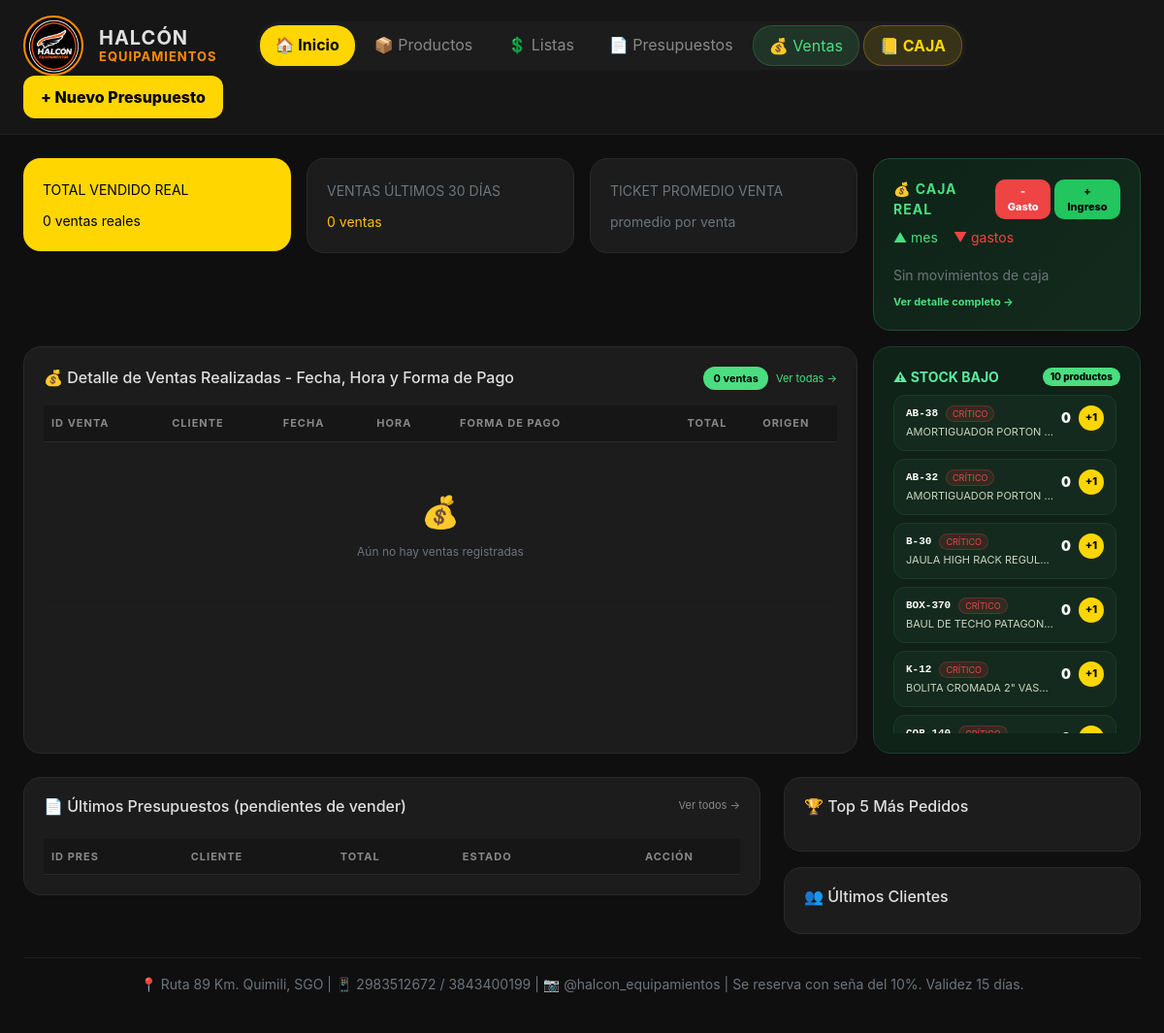
Screenshot of / (signed in) with the database file from the repository.
### equipamientos/models.py (models this page shows, shortened)
class Producto(models.Model):
    codigo = models.CharField(max_length=50, unique=True, verbose_name="Código interno")
    barcode = models.CharField(max_length=100, blank=True, null=True, unique=True, verbose_name="Código de Barras")
    nombre = models.CharField(max_length=250)
    categoria = models.CharField(max_length=50, default="OTRO")
    precio = models.DecimalField(max_digits=12, decimal_places=2)
    stock = models.IntegerField(default=0)
    fecha_ultimo_cambio_precio = models.DateTimeField(null=True, blank=True, verbose_name="Último cambio precio")
    fecha_ultimo_cambio_stock = models.DateTimeField(null=True, blank=True, verbose_name="Último cambio stock")
    fecha_creacion = models.DateTimeField(auto_now_add=True, null=True)
    fecha_modificacion = models.DateTimeField(auto_now=True, null=True, db_index=True)
    modificado_por = models.CharField(max_length=100, blank=True, null=True)

### equipamientos/views.py (the view)
# urls.py: path('', views.dashboard, name='dashboard'),
@login_required
def dashboard(request):
    hoy = timezone.now()
    hace_30 = hoy - timedelta(days=30)
    ventas_qs = Venta.objects.select_related('cliente').order_by('-fecha_venta')
    ventas_recientes = ventas_qs[:15]
    presupuestos = Presupuesto.objects.select_related('cliente').order_by('-creado')[:10]
    total_acum = ventas_qs.aggregate(Sum('total'))['total__sum'] or 0
    total_mes = ventas_qs.filter(fecha_venta__gte=hace_30).aggregate(Sum('total'))['total__sum'] or 0
    count_mes = ventas_qs.filter(fecha_venta__gte=hace_30).count()
    count_total = ventas_qs.count()
    if count_total == 0:
        total_acum = Presupuesto.objects.aggregate(Sum('total'))['total__sum'] or 0
        total_mes = Presupuesto.objects.filter(creado__gte=hace_30).aggregate(Sum('total'))['total__sum'] or 0
        count_mes = Presupuesto.objects.filter(creado__gte=hace_30).count()
        count_total = Presupuesto.objects.count()
    ticket_prom = total_acum / count_total if count_total else 0
    top_productos = ItemPresupuesto.objects.values('producto__codigo','producto__nombre').annotate(veces=Count('id')).order_by('-veces')[:5]
    try:
        stock_bajo = Producto.objects.filter(stock__lte=3).order_by('stock')[:10]
    except Exception:
        stock_bajo = Producto.objects.filter(stock__lte=3).values('id','codigo','nombre','stock').order_by('stock')[:10]
    clientes_nuevos = Cliente.objects.order_by('-creado')[:5]
    categorias = Producto.objects.values_list('categoria', flat=True).distinct().order_by('categoria')
    ingresos_mes = MovimientoCaja.objects.filter(tipo='INGRESO', fecha__gte=hace_30).aggregate(Sum('monto'))['monto__sum'] or 0
    egresos_mes = MovimientoCaja.objects.filter(tipo='EGRESO', fecha__gte=hace_30).aggregate(Sum('monto'))['monto__sum'] or 0
    total_ingresos = MovimientoCaja.objects.filter(tipo='INGRESO').aggregate(Sum('monto'))['monto__sum'] or 0
    total_egresos = MovimientoCaja.objects.filter(tipo='EGRESO').aggregate(Sum('monto'))['monto__sum'] or 0
    saldo_caja = total_ingresos - total_egresos
    movimientos_caja = MovimientoCaja.objects.order_by('-fecha')[:10]
    return render(request, 'dashboard.html', {
        'total_acum': total_acum, 'total_mes': total_mes, 'count_mes': count_mes,
        'count_total': count_total, 'ticket_prom': ticket_prom,
        'presupuestos': presupuestos, 'ventas_recientes': ventas_recientes,
        'top_productos': top_productos, 'stock_bajo': stock_bajo,
        'clientes_nuevos': clientes_nuevos, 'categorias': categorias, 'datos': DATOS_EMPRESA,
        'ingresos_mes': ingresos_mes, 'egresos_mes': egresos_mes,
        'saldo_caja': saldo_caja, 'movimientos_caja': movimientos_caja
    })

### equipamientos/templatetags/formato.py (called while the page is built)
@register.filter
def ars(value):
    try:
        v = float(value or 0)
        if v == 0:
            return ""
        s = f"{v:,.2f}"  # 21,521.50
        s = s.replace(",", "X").replace(".", ",").replace("X", ".")  # 21.521,50
        return f"$ {s}"
    except:
        return ""

### equipamientos/templates/dashboard.html (shortened to what this page needs)
<!DOCTYPE html><html lang="es"><head><meta charset="UTF-8"><title>HALCON - Inicio</title>
<link href="https://cdn.jsdelivr.net/npm/bootstrap@5.3.3/dist/css/bootstrap.min.css" rel="stylesheet">
{% load formato %}
</head><body>
<nav class="navbar px-4 py-3 d-flex justify-content-between align-items-center">
<div class="d-flex align-items-center gap-3">
<img src="/static/logo_halcon_circular.png" style="width:62px;height:62px;border-radius:50%;border:2px solid #ff8c00;object-fit:cover">
<div style="line-height:1"><b style="font-size:20px;letter-spacing:1px">HALCÓN</b><br><span style="font-size:13px;color:#ff8c00;font-weight:700;letter-spacing:1px">EQUIPAMIENTOS</span></div>
<div class="ms-4 d-flex gap-1 p-1" style="background:#1c1c1c;border-radius:30px">
<a href="/" class="tab-active">🏠 Inicio</a>
<a href="/productos/" class="tab">📦 Productos</a>
<a href="/listas/" class="tab">💲 Listas</a>
<a href="/presupuestos/" class="tab">📄 Presupuestos</a>
<a href="/ventas/" class="tab" style="background:#4ade8020;color:#4ade80;border:1px solid #4ade8030">💰 Ventas</a>
<a href="/caja/" class="tab" style="background:#FFD60020;color:#FFD600;border:1px solid #FFD60040;font-weight:700">📒 CAJA</a>
</div></div><a href="/presupuestos/" class="btn-yellow text-decoration-none">+ Nuevo Presupuesto</a>
</nav>
<div class="container-fluid p-4">
<div class="row g-3 mb-3">
<div class="col-md-3"><div class="kpi-yellow"><small>TOTAL VENDIDO REAL</small><h2 class="mt-2 fw-bold">{{total_acum|ars}}</h2><small>{{count_total}} ventas reales</small></div></div>
<div class="col-md-3"><div class="card-dark"><small class="text-secondary">VENTAS ÚLTIMOS 30 DÍAS</small><h2 class="mt-2">{{total_mes|ars}}</h2><small class="text-warning">{{count_mes}} ventas</small></div></div>
<div class="col-md-3"><div class="card-dark"><small class="text-secondary">TICKET PROMEDIO VENTA</small><h2 class="mt-2">{{ticket_prom|ars}}</h2><small class="text-secondary">promedio por venta</small></div></div>
<div class="col-md-3">
  <div class="caja-card">
    <div class="d-flex justify-content-between align-items-center">
      <small class="fw-bold" style="letter-spacing:1px;color:#4ade80">💰 CAJA REAL</small>
      <div class="d-flex gap-1">
        <button onclick="abrirModalCaja('EGRESO')" class="btn-caja-gasto">- Gasto</button>
        <button onclick="abrirModalCaja('INGRESO')" class="btn-caja-ingreso">+ Ingreso</button>
      </div>
    </div>
    <div class="d-flex gap-3 mt-1">
      <small style="color:#4ade80">▲ {{ingresos_mes|ars}} mes</small>
      <small style="color:#ef4444">▼ {{egresos_mes|ars}} gastos</small>
    </div>
    <div class="mt-3" style="max-height:110px;overflow:auto">
      {% for m in movimientos_caja %}
      <div class="mov-item">
        <span style="color:#9ca3af;white-space:nowrap;overflow:hidden;text-overflow:ellipsis;max-width:150px">{{m.fecha|date:"d/m H:i"}} - {{m.concepto|truncatechars:22}}</span>
        <b style="color:{% if m.tipo == 'INGRESO' %}#4ade80{% else %}#ef4444{% endif %}">{% if m.tipo == 'EGRESO' %}-{% else %}+{% endif %}{{m.monto|ars}}</b>
      </div>
      {% empty %}
      <small class="text-secondary">Sin movimientos de caja</small>
      {% endfor %}
    </div>
    <a href="/caja/" style="font-size:11px;color:#4ade80;text-decoration:none;font-weight:700" class="mt-2 d-block">Ver detalle completo →</a>
  </div>
</div>
</div>
<div class="row g-3 mb-4">
  <div class="col-md-9">
    <div class="card-dark" style="height:420px;display:flex;flex-direction:column">
      <div class="d-flex justify-content-between align-items-center mb-3">
        <h6 class="mb-0">💰 Detalle de Ventas Realizadas - Fecha, Hora y Forma de Pago</h6>
        <div class="d-flex gap-2 align-items-center">
          <span class="pill" style="background:#4ade80;color:#000;font-weight:700;font-size:11px">{{count_total}} ventas</span>
          <a href="/ventas/" style="font-size:11px;color:#4ade80;text-decoration:none">Ver todas →</a>
        </div>
      </div>
      <div style="flex:1;overflow:auto">
        <table class="table table-dark table-detalle mb-0" style="--bs-table-bg:transparent">
          <thead><tr><th>ID VENTA</th><th>CLIENTE</th><th>FECHA</th><th>HORA</th><th>FORMA DE PAGO</th><th class="text-end">TOTAL</th><th class="text-center">ORIGEN</th></tr></thead>
          <tbody>
            {% for v in ventas_recientes %}
            <tr>
              <td><b style="font-family:monospace;color:#4ade80">{{v.codigo}}</b></td>
              <td><div style="font-weight:600;color:#fff">{{v.cliente.nombre|truncatechars:18}}</div><small style="font-size:10px;color:#666">{{v.vehiculo|default:""}}</small></td>
              <td><span style="color:#fff">{{v.fecha_venta|date:"d/m/Y"}}</span><br><small style="font-size:10px;color:#666">{{v.fecha_venta|date:"l"}}</small></td>
              <td><span style="background:#2a2a2a;padding:3px 8px;border-radius:10px;font-size:11px;font-family:monospace">{{v.fecha_venta|date:"H:i"}} hs</span></td>
              <td>
                {% if v.forma_pago == 'EFECTIVO' %}<span class="badge-pago pago-efectivo">💵 Efectivo</span>
                {% elif v.forma_pago == 'TRANSFERENCIA' %}<span class="badge-pago pago-transferencia">🏦 Transferencia</span>
                {% elif v.forma_pago == 'TARJETA' %}<span class="badge-pago pago-tarjeta">💳 Tarjeta</span>
                {% elif v.forma_pago == 'CUENTA_CORRIENTE' %}<span class="badge-pago pago-cuenta">📒 Cta.Cte</span>
                {% else %}<span class="badge-pago" style="background:#2a2a2a;color:#888">{{v.forma_pago}}</span>{% endif %}
              </td>
              <td class="text-end"><b style="color:#fff">{{v.total|ars}}</b></td>
              <td class="text-center"><small style="color:#666;font-family:monospace">{{v.presupuesto.codigo|default:"Directa"}}</small></td>
            </tr>
            {% empty %}
            <tr><td colspan="7" class="text-center py-5"><div style="font-size:32px">💰</div><div class="text-secondary mt-2">Aún no hay ventas registradas</div></td></tr>
            {% endfor %}
          </tbody>
        </table>
      </div>
    </div>
  </div>
  <div class="col-md-3">
    <div class="kpi-green" style="height:420px;display:flex;flex-direction:column">
      <div class="d-flex justify-content-between align-items-center mb-2">
        <small class="fw-bold">⚠ STOCK BAJO</small>
        <span style="background:#4ade80;color:#000;border-radius:10px;padding:2px 8px;font-size:10px;font-weight:800">{{stock_bajo|length}} productos</span>
      </div>
      <div style="flex:1;overflow:auto;padding-right:4px">
        {% for p in stock_bajo %}
        <div class="stock-item">
          <div class="d-flex justify-content-between align-items-start">
            <div style="flex:1;min-width:0">
              <div class="d-flex align-items-center gap-2"><b style="font-size:11px;color:#fff;font-family:monospace">{{p.codigo}}</b><span style="background:#ef444420;color:#ef4444;border:1px solid #ef444440;border-radius:10px;padding:1px 6px;font-size:9px">CRÍTICO</span></div>
              <div style="font-size:11px;color:#cbd5c0;white-space:nowrap;overflow:hidden;text-overflow:ellipsis;margin-top:2px">{{p.nombre}}</div>
            </div>
            <div class="d-flex align-items-center gap-2 ms-2">
              <div class="text-end"><div style="font-weight:900;font-size:14px;color:#fff;line-height:1">{{p.stock}}</div></div>
              <button onclick="sumarStock({{p.id}},1)" style="width:26px;height:26px;border-radius:50%;background:#FFD600;color:#000;border:none;font-size:11px;font-weight:800">+1</button>
            </div>
          </div>
        </div>
        {% endfor %}
      </div>
    </div>
  </div>
</div>
<div class="row g-4">
  <div class="col-md-8">
    <div class="card-dark">
      <div class="d-flex justify-content-between"><h6>📄 Últimos Presupuestos (pendientes de vender)</h6><a href="/presupuestos/" style="font-size:11px;color:#888;text-decoration:none">Ver todos →</a></div>
      <table class="table table-dark table-detalle mt-3 mb-0" style="--bs-table-bg:transparent">
        <thead><tr><th>ID PRES</th><th>CLIENTE</th><th>TOTAL</th><th>ESTADO</th><th class="text-center">ACCIÓN</th></tr></thead>
      </table>
    </div>
  </div>
  <div class="col-md-4">
    <div class="card-dark"><h6>🏆 Top 5 Más Pedidos</h6></div>
    <div class="card-dark mt-3"><h6>👥 Últimos Clientes</h6></div>
  </div>
</div>
<div class="mt-4 p-3 text-center small text-secondary" style="border-top:1px solid #222">📍 {{datos.direccion}} | 📱 {{datos.whatsapp}} | 📷 @{{datos.instagram}} | {{datos.condiciones}}</div>
</div>
</body></html>

### equipamientos/templates/dashboard.html (style rules this page uses)
body { background:#0f0f0f;color:#e0e0e0;font-family:Inter }
.navbar { background:#161616;border-bottom:1px solid #222 }
.card-dark { background:#1c1c1c;border:1px solid #2a2a2a;border-radius:18px;padding:20px }
.kpi-yellow { background:#FFD600;color:#000;border-radius:18px;padding:20px }
.kpi-green { background:#0f2318;color:#5ee9a0;border-radius:18px;padding:20px;border:1px solid #1a3d32 }
.btn-yellow { background:#FFD600;color:#000;font-weight:800;border-radius:12px;border:none;padding:10px 18px }
.tab-active { background:#FFD600;color:#000;border-radius:20px;padding:8px 16px;font-weight:700;border:none;text-decoration:none }
.tab { background:transparent;color:#888;padding:8px 16px;border:none;border-radius:20px;text-decoration:none }
.pill { background:#2a2a2a;border-radius:20px;padding:4px 10px;font-size:12px }
.stock-item { background:#142a1e;border:1px solid #1e3a2a;border-radius:12px;padding:10px 12px;margin-bottom:8px }
.table-detalle thead th { font-size:11px;color:#888;text-transform:uppercase;letter-spacing:1px;border-bottom:1px solid #2a2a2a;padding:10px 8px;background:#161616 }
.table-detalle tbody td { font-size:12px;padding:10px 8px;border-bottom:1px solid #1e1e1e;vertical-align:middle }
.caja-card { background:linear-gradient(135deg,#0f2318 0%,#122a1d 100%);border:1px solid #1e4d33;border-radius:18px;padding:20px }
.btn-caja-gasto { background:#ef4444;color:#fff;border:none;border-radius:10px;padding:4px 10px;font-size:11px;font-weight:800 }
.btn-caja-ingreso { background:#22c55e;color:#000;border:none;border-radius:10px;padding:4px 10px;font-size:11px;font-weight:800 }

### rows the page displays
Producto: codigo "AB-38", nombre "AMORTIGUADOR PORTON…", stock "0"
Producto: codigo "AB-32", nombre "AMORTIGUADOR PORTON…", stock "0"
Producto: codigo "B-30", nombre "JAULA HIGH RACK REGUL…", stock "0"
Producto: codigo "BOX-370", nombre "BAUL DE TECHO PATAGON…", stock "0"
Producto: codigo "K-12", nombre "BOLITA CROMADA 2\" VAS…", stock "0"

### other values shown
{{ count_total }} "0"
{{ count_mes }} "0"
{{ stock_bajo|length }} "10"
{{ datos.direccion }} "Ruta 89 Km. Quimili, SGO"
{{ datos.whatsapp }} "2983512672 / 3843400199"
{{ datos.instagram }} "halcon_equipamientos"
{{ datos.condiciones }} "Se reserva con seña del 10%. Validez 15 días."
